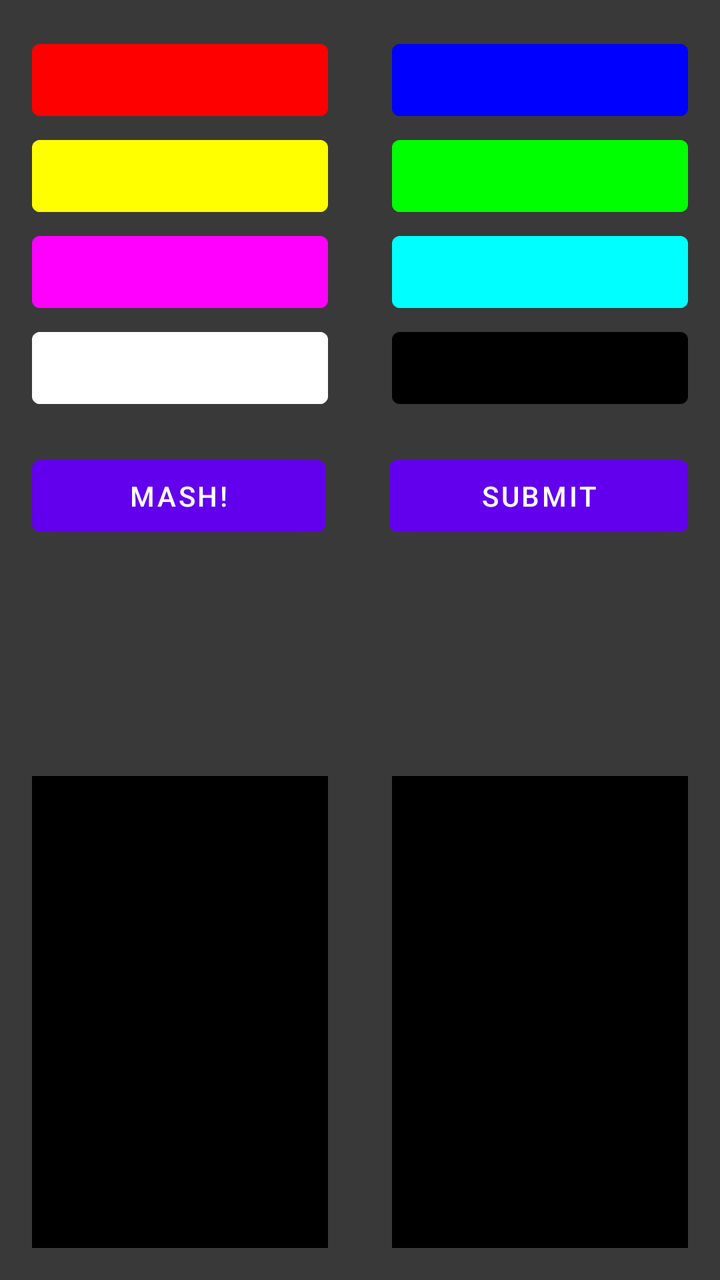
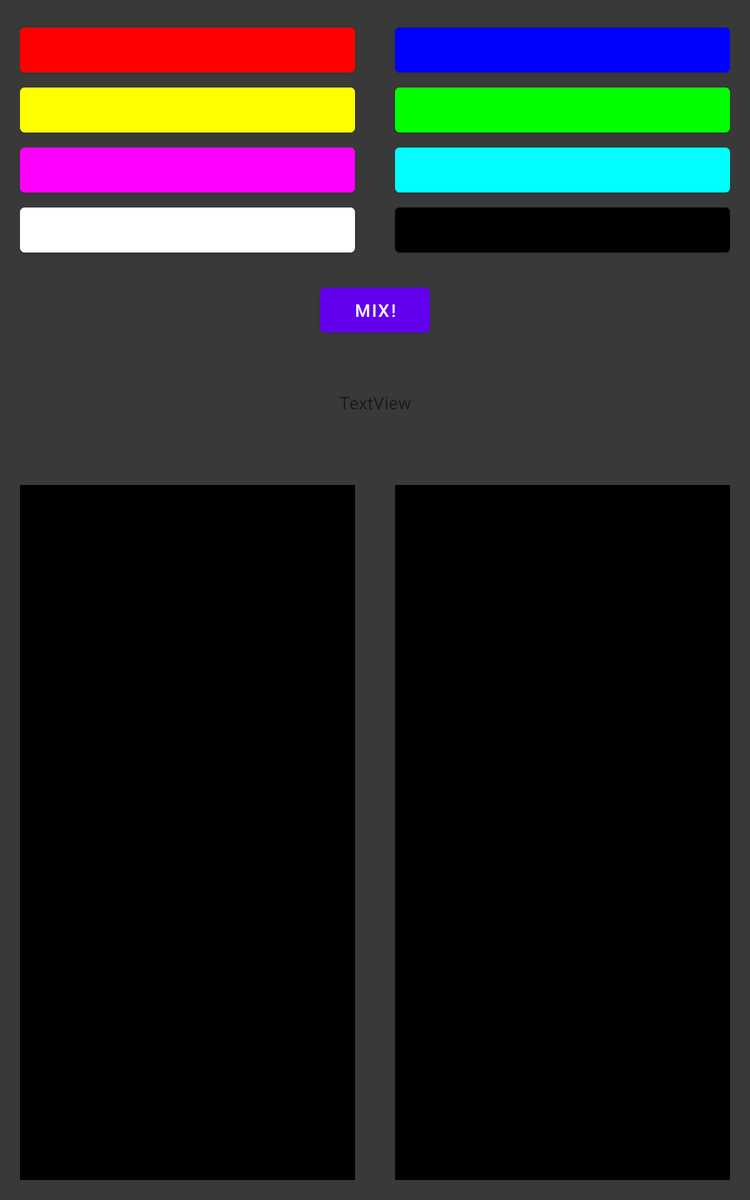

Two renders of one Android screen. The first uses the default layout on a phone; the second uses the alternative layout the repository ships for a different screen configuration, on a matching device. The two XML files are below.
<!-- AndroidManifest.xml: application theme Theme.ColorMash -->
<!-- res/layout/activity_main.xml -->
<?xml version="1.0" encoding="utf-8"?>
<androidx.constraintlayout.widget.ConstraintLayout xmlns:android="http://schemas.android.com/apk/res/android"
    xmlns:app="http://schemas.android.com/apk/res-auto"
    xmlns:tools="http://schemas.android.com/tools"
    android:layout_width="match_parent"
    android:layout_height="match_parent"
    android:background="#393939"
    tools:context=".MainActivity">

    <LinearLayout
        android:layout_width="match_parent"
        android:layout_height="match_parent"
        android:orientation="vertical">

        <TableLayout
            android:layout_width="match_parent"
            android:layout_height="wrap_content"
            android:layout_margin="16dp">

            <TableRow
                android:layout_width="match_parent"
                android:layout_height="match_parent"
                >

                <Button
                    android:id="@+id/btnRed"
                    android:layout_width="wrap_content"
                    android:layout_height="wrap_content"
                    android:layout_marginEnd="16dp"
                    android:layout_weight="1"
                    android:backgroundTint="#FF0000"
                    android:textColor="@color/black"
                    style="?android:attr/buttonBarButtonStyle" />

                <Button
                    android:id="@+id/btnBlue"
                    android:layout_width="wrap_content"
                    android:layout_height="wrap_content"
                    android:layout_weight="1"
                    android:layout_marginStart="16dp"
                    android:backgroundTint="#0000FF"
                    android:textColor="@color/white"
                    style="?android:attr/buttonBarButtonStyle" />
            </TableRow>

            <TableRow
                android:layout_width="match_parent"
                android:layout_height="match_parent">

                <Button
                    android:id="@+id/btnYellow"
                    android:layout_width="wrap_content"
                    android:layout_height="wrap_content"
                    android:layout_marginEnd="16dp"
                    android:layout_weight="1"
                    android:backgroundTint="#FFFF00"
                    android:textColor="@color/black"
                    style="?android:attr/buttonBarButtonStyle" />

                <Button
                    android:id="@+id/btnGreen"
                    android:layout_width="wrap_content"
                    android:layout_height="wrap_content"
                    android:layout_marginStart="16dp"
                    android:layout_weight="1"
                    android:backgroundTint="#00FF00"
                    android:textColor="@color/black"
                    style="?android:attr/buttonBarButtonStyle" />
            </TableRow>

            <TableRow
                android:layout_width="match_parent"
                android:layout_height="match_parent">

                <Button
                    android:id="@+id/btnPink"
                    android:layout_width="wrap_content"
                    android:layout_height="wrap_content"
                    android:layout_weight="1"
                    android:layout_marginEnd="16dp"
                    android:backgroundTint="#FF00FF"
                    android:textColor="@color/black"
                    style="?android:attr/buttonBarButtonStyle" />

                <Button
                    android:id="@+id/btnTeal"
                    android:layout_width="wrap_content"
                    android:layout_height="wrap_content"
                    android:layout_weight="1"
                    android:layout_marginStart="16dp"
                    android:backgroundTint="#00FFFF"
                    android:textColor="@color/black"
                    style="?android:attr/buttonBarButtonStyle" />
            </TableRow>

            <TableRow
                android:layout_width="match_parent"
                android:layout_height="match_parent">

                <Button
                    android:id="@+id/btnWhite"
                    android:layout_width="wrap_content"
                    android:layout_height="wrap_content"
                    android:layout_weight="1"
                    android:layout_marginEnd="16dp"
                    android:backgroundTint="#FFFFFF"
                    android:textColor="@color/black"
                    style="?android:attr/buttonBarButtonStyle" />

                <Button
                    android:id="@+id/btnBlack"
                    android:layout_width="wrap_content"
                    android:layout_height="wrap_content"
                    android:layout_weight="1"
                    android:layout_marginStart="16dp"
                    android:backgroundTint="#000000"
                    android:textColor="@color/white"
                    style="?android:attr/buttonBarButtonStyle" />
            </TableRow>
        </TableLayout>

        <LinearLayout
            android:layout_width="match_parent"
            android:layout_height="wrap_content"
            android:orientation="horizontal"
            android:layout_marginHorizontal="16dp"
            >

            <Button
                android:id="@+id/btnMix"
                android:layout_width="wrap_content"
                android:layout_height="wrap_content"
                android:layout_weight="1"
                android:layout_marginEnd="16dp"
                android:text="Mash!" />

            <Button
                android:id="@+id/btnSubmit"
                android:layout_width="wrap_content"
                android:layout_height="wrap_content"
                android:layout_weight="1"
                android:layout_marginStart="16dp"
                android:text="Submit" />
        </LinearLayout>

        <TextView
            android:id="@+id/textView"
            android:layout_width="match_parent"
            android:layout_height="wrap_content"
            android:height="100dp"
            android:gravity="center"
            android:textColor="@color/white"
            android:text="" />

        <LinearLayout
            android:layout_width="match_parent"
            android:layout_height="match_parent"
            android:orientation="horizontal">

            <androidx.constraintlayout.widget.ConstraintLayout
                android:id="@+id/mixedPalette"
                android:layout_width="match_parent"
                android:layout_height="match_parent"
                android:layout_margin="16dp"
                android:layout_weight="1"
                android:background="@color/black">


            </androidx.constraintlayout.widget.ConstraintLayout>

            <androidx.constraintlayout.widget.ConstraintLayout
                android:id="@+id/goalColor"
                android:layout_width="match_parent"
                android:layout_height="match_parent"
                android:layout_margin="16dp"
                android:layout_weight="1"
                android:background="@color/black">

            </androidx.constraintlayout.widget.ConstraintLayout>
        </LinearLayout>
    </LinearLayout>

</androidx.constraintlayout.widget.ConstraintLayout>
<!-- resources referenced by this layout -->
<resources>
  <style name="Theme.ColorMash" parent="Theme.MaterialComponents.DayNight.DarkActionBar">
          
          <item name="colorPrimary">@color/purple_500</item>
          <item name="colorPrimaryVariant">@color/purple_700</item>
          <item name="colorOnPrimary">@color/white</item>
          
          <item name="colorSecondary">@color/teal_200</item>
          <item name="colorSecondaryVariant">@color/teal_700</item>
          <item name="colorOnSecondary">@color/black</item>
          
          <item name="android:statusBarColor" tools:targetApi="l">?attr/colorPrimaryVariant</item>
          
      </style>
</resources>
<!-- res/layout-sw600dp/activity_main.xml (the repository's variant of the layout above) -->
<!-- drawn on a 7-inch tablet held upright -->
<?xml version="1.0" encoding="utf-8"?>
<androidx.constraintlayout.widget.ConstraintLayout xmlns:android="http://schemas.android.com/apk/res/android"
    xmlns:app="http://schemas.android.com/apk/res-auto"
    xmlns:tools="http://schemas.android.com/tools"
    android:layout_width="match_parent"
    android:layout_height="match_parent"
    android:background="#393939"
    tools:context=".MainActivity">

    <LinearLayout
        android:layout_width="match_parent"
        android:layout_height="match_parent"
        android:orientation="vertical">

        <TableLayout
            android:layout_width="match_parent"
            android:layout_height="wrap_content"
            android:layout_margin="16dp">

            <TableRow
                android:layout_width="match_parent"
                android:layout_height="match_parent"
                >

                <Button
                    android:id="@+id/btnRed"
                    android:layout_width="wrap_content"
                    android:layout_height="wrap_content"
                    android:layout_marginRight="16dp"
                    android:layout_weight="1"
                    android:backgroundTint="#FF0000"
                    android:textColor="@color/black"
                    />

                <Button
                    android:id="@+id/btnBlue"
                    android:layout_width="wrap_content"
                    android:layout_height="wrap_content"
                    android:layout_weight="1"
                    android:layout_marginLeft="16dp"
                    android:backgroundTint="#0000FF"
                    android:textColor="@color/white"
                    />
            </TableRow>

            <TableRow
                android:layout_width="match_parent"
                android:layout_height="match_parent">

                <Button
                    android:id="@+id/btnYellow"
                    android:layout_width="wrap_content"
                    android:layout_height="wrap_content"
                    android:layout_marginRight="16dp"
                    android:layout_weight="1"
                    android:backgroundTint="#FFFF00"
                    android:textColor="@color/black"
                    />

                <Button
                    android:id="@+id/btnGreen"
                    android:layout_width="wrap_content"
                    android:layout_height="wrap_content"
                    android:layout_marginLeft="16dp"
                    android:layout_weight="1"
                    android:backgroundTint="#00FF00"
                    android:textColor="@color/black"
                   />
            </TableRow>

            <TableRow
                android:layout_width="match_parent"
                android:layout_height="match_parent">

                <Button
                    android:id="@+id/btnPink"
                    android:layout_width="wrap_content"
                    android:layout_height="wrap_content"
                    android:layout_weight="1"
                    android:layout_marginRight="16dp"
                    android:backgroundTint="#FF00FF"
                    android:textColor="@color/black"
                    />

                <Button
                    android:id="@+id/btnTeal"
                    android:layout_width="wrap_content"
                    android:layout_height="wrap_content"
                    android:layout_weight="1"
                    android:layout_marginLeft="16dp"
                    android:backgroundTint="#00FFFF"
                    android:textColor="@color/black"
                    />
            </TableRow>

            <TableRow
                android:layout_width="match_parent"
                android:layout_height="match_parent">

                <Button
                    android:id="@+id/btnWhite"
                    android:layout_width="wrap_content"
                    android:layout_height="wrap_content"
                    android:layout_weight="1"
                    android:layout_marginRight="16dp"
                    android:backgroundTint="#FFFFFF"
                    android:textColor="@color/black"
                    />

                <Button
                    android:id="@+id/btnBlack"
                    android:layout_width="wrap_content"
                    android:layout_height="wrap_content"
                    android:layout_weight="1"
                    android:layout_marginLeft="16dp"
                    android:backgroundTint="#000000"
                    android:textColor="@color/white"
                     />
            </TableRow>
        </TableLayout>

        <Button
            android:id="@+id/btnMix"
            android:layout_width="wrap_content"
            android:layout_height="48dp"
            android:layout_gravity="center_horizontal"
            android:text="Mix!" />

        <TextView
            android:id="@+id/textView"
            android:layout_width="match_parent"
            android:layout_height="wrap_content"
            android:height="100dp"
            android:gravity="center"
            android:text="TextView" />

        <LinearLayout
            android:layout_width="match_parent"
            android:layout_height="match_parent"
            android:orientation="horizontal">

            <androidx.constraintlayout.widget.ConstraintLayout
                android:id="@+id/mixedPalette"
                android:layout_width="match_parent"
                android:layout_height="match_parent"
                android:layout_margin="16dp"
                android:layout_weight="1"
                android:background="@color/black">


            </androidx.constraintlayout.widget.ConstraintLayout>

            <androidx.constraintlayout.widget.ConstraintLayout
                android:id="@+id/goalColor"
                android:layout_width="match_parent"
                android:layout_height="match_parent"
                android:layout_margin="16dp"
                android:layout_weight="1"
                android:background="@color/black">

            </androidx.constraintlayout.widget.ConstraintLayout>
        </LinearLayout>
    </LinearLayout>

</androidx.constraintlayout.widget.ConstraintLayout>
